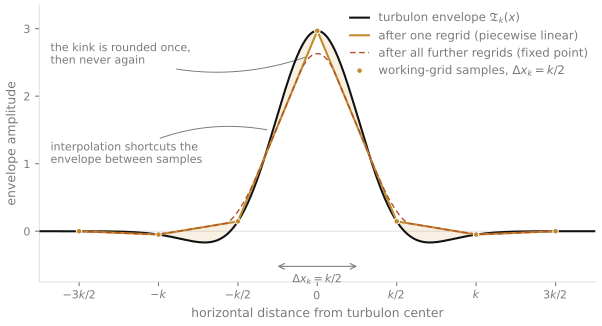

Here is the Python script that generated this plot:
"""S2 — why the regrid loss is committed once, at the first interpolation.

Supplement S1, "Working grids": a class deposits its turbulons on its own
working grid (Delta x_k = k/2, Nyquist at the class scale) and the field
is then trilinearly interpolated down the remaining chain of grids. The
figure shows why the resulting amplitude loss is a ONE-TIME factor rather
than something that accumulates:

  - the continuum envelope (what the deposit means);
  - its samples at Delta x_k = k/2 (what the working grid holds);
  - the piecewise-linear interpolant through those samples.

The interpolant is the chord polygon through the k/2 samples. Every later
regrid linearly interpolates a function that is ALREADY piecewise linear,
which reproduces it exactly wherever the new nodes fall inside an old
segment. So the chord polygon --- not the envelope --- is what the rest of
the cascade carries, and refining the grid does not walk back toward the
envelope. The dashed curve is the interpolant after four further dyadic
regrids; it lies on the one-regrid polygon to within the line width, the
residual drift coming only from the corner-aligned (align_corners=True)
resampling, which does not exactly nest n -> 2n.

Envelope and leading constant are identical to s1_working_grid_resolution:
the paper's 3D Mexican hat (Apxeq:turbulon shape) cut along a line through
the center,
    T(x) = (A - rho) exp(-rho / 2),  rho = (x / sigma)^2,  sigma = k / pi
with A = A_opt the discrete admissibility correction that
steam.simulate._turbulon_envelope applies (A_opt = 2.9678 at s = 1).

NOTE, as in S1: this is a center-line CUT of a 3D function and is strongly
mean-positive even though the 3D kernel sums to zero. Do not read the panel
as a mean.
"""
import numpy as np
import matplotlib
matplotlib.use('Agg')
import matplotlib.pyplot as plt
from turblib import INK, RULE, LABEL, PALETTE, save

EXACT = INK                 # continuum envelope
COARSE = PALETTE['h']       # ochre — the k/2 samples and their interpolant
LATE = PALETTE['T']         # sienna — after the rest of the regrid chain
HALF_WIDTH = 1.75           # x range, in units of k
SIGMA = 1.0 / np.pi         # k = 1 throughout
N_LATE = 4                  # further dyadic regrids for the dashed curve


def leading_constant(sparsity, support=5.0):
    """A_opt for the 3D kernel at this sparsity — see s1 module docstring."""
    spacing = 1.0 / (2.0 * sparsity)
    half = int(np.ceil(support / spacing))
    axis = np.arange(-half, half + 1) * spacing
    X, Y, Z = np.meshgrid(axis, axis, axis, indexing='ij')
    rho = (X**2 + Y**2 + Z**2) / SIGMA**2
    weight = np.exp(-rho / 2.0)
    return float((rho * weight).sum() / weight.sum())


A_OPT = leading_constant(1)


def envelope_1d(x, leading=A_OPT):
    """Center-line cut of the 3D Mexican hat with leading constant A."""
    rho = (x / SIGMA) ** 2
    return (leading - rho) * np.exp(-rho / 2.0)


def regrid(values, n_target):
    """One corner-aligned linear regrid, the 1D form of zoom_trilinear.

    torch's align_corners=True maps sample j of n_target onto position
    j*(n_src-1)/(n_target-1) in source index units: endpoints coincide,
    interior nodes do NOT nest under n -> 2n.
    """
    n_src = len(values)
    src = np.arange(n_src, dtype=float)
    dst = np.linspace(0.0, n_src - 1.0, n_target)
    return np.interp(dst, src, values)


# --- the working grid: cell centers at x_m = m * dx, dx = k/2 (s_x = 1) ---
dx = 0.5
m_max = int(np.floor(HALF_WIDTH / dx))
x_cells = np.arange(-m_max, m_max + 1) * dx
t_cells = envelope_1d(x_cells)

# --- one regrid, then the rest of the chain ---
x_fine = np.linspace(-HALF_WIDTH, HALF_WIDTH, 2001)
n1 = 2 * len(x_cells) - 1
x1 = np.linspace(x_cells[0], x_cells[-1], n1)
t1 = regrid(t_cells, n1)

t_late, n_late = t1, n1
for _ in range(N_LATE):
    n_late = 2 * n_late
    t_late = regrid(t_late, n_late)
x_late = np.linspace(x_cells[0], x_cells[-1], n_late)

fig, ax = plt.subplots(figsize=(7.2, 3.6))

ax.plot(x_fine, envelope_1d(x_fine), color=EXACT, lw=1.5, zorder=4,
        label='turbulon envelope $\\mathfrak{T}_k(x)$')

# the chord polygon: draw it as the piecewise-linear function it is
ax.plot(x_cells, t_cells, color=COARSE, lw=1.5, zorder=5,
        label='after one regrid (piecewise linear)')
ax.fill_between(x_cells, envelope_1d(x_cells) * 0 + t_cells,
                envelope_1d(x_cells), color=COARSE, alpha=0.0, lw=0)
# shaded gap between envelope and chord polygon = the one-time loss
chord_on_fine = np.interp(x_fine, x_cells, t_cells)
ax.fill_between(x_fine, chord_on_fine, envelope_1d(x_fine), color=COARSE,
                alpha=0.13, lw=0, zorder=1)

ax.plot(x_late, t_late, color=LATE, lw=1.0, ls=(0, (4, 2.5)), zorder=6,
        label='after all further regrids (fixed point)')

ax.plot(x_cells, t_cells, 'o', ms=4.0, color=COARSE, mec='white', mew=0.7,
        zorder=7, label='working-grid samples, $\\Delta x_k = k/2$')

ax.axhline(0, color=RULE, lw=0.8, zorder=0)

# cell-width dimension marker
y_dim = -0.52
ax.annotate('', xy=(-dx / 2, y_dim), xytext=(dx / 2, y_dim),
            arrowprops=dict(arrowstyle='<->', color=LABEL, lw=0.8,
                            shrinkA=0, shrinkB=0))
ax.text(0.0, y_dim - 0.11, '$\\Delta x_k = k/2$', color=LABEL, fontsize=8,
        ha='center', va='top')

# the one-time loss: the chord polygon shortcuts the envelope between
# samples, and the second regrid shortcuts the polygon's own kinks. From
# the third regrid on the field is a fixed point of the operator.
ax.annotate('the kink is rounded once,\nthen never again',
            xy=(-0.06, t_late.max() - 0.04), xytext=(-1.68, 2.62),
            color=LABEL, fontsize=8, ha='left', va='center',
            arrowprops=dict(arrowstyle='-', color=LABEL, lw=0.7,
                            connectionstyle='arc3,rad=0.18'))
ax.annotate('interpolation shortcuts the\nenvelope between samples',
            xy=(-0.30, np.interp(-0.30, x_fine, chord_on_fine) + 0.22),
            xytext=(-1.68, 1.15), color=LABEL, fontsize=8, ha='left',
            va='center',
            arrowprops=dict(arrowstyle='-', color=LABEL, lw=0.7,
                            connectionstyle='arc3,rad=-0.18'))

ax.set_xlim(-HALF_WIDTH, HALF_WIDTH)
ax.set_ylim(-0.75, 3.35)
ax.set_xticks([-1.5, -1.0, -0.5, 0.0, 0.5, 1.0, 1.5])
ax.set_xticklabels(['$-3k/2$', '$-k$', '$-k/2$', '$0$', '$k/2$', '$k$',
                    '$3k/2$'])
ax.set_yticks([0, 1, 2, 3])
ax.set_ylabel('envelope amplitude')
ax.set_xlabel('horizontal distance from turbulon center')

ax.tick_params(colors=LABEL, labelsize=8, length=3, width=0.8)
ax.xaxis.label.set_color(LABEL)
ax.yaxis.label.set_color(LABEL)
ax.xaxis.label.set_fontsize(9)
ax.yaxis.label.set_fontsize(9)
for side in ('top', 'right'):
    ax.spines[side].set_visible(False)
for side in ('left', 'bottom'):
    ax.spines[side].set_color(RULE)
    ax.spines[side].set_linewidth(0.8)

leg = ax.legend(frameon=False, fontsize=8.5, loc='upper right',
                handlelength=1.6, borderaxespad=0.2)
for text in leg.get_texts():
    text.set_color(LABEL)

fig.savefig('s2_interpolation_retention_hires.png', dpi=300,
            bbox_inches='tight', pad_inches=0.05, transparent=True)
save(fig, 's2_interpolation_retention')

drift = np.max(np.abs(t_late - np.interp(x_late, x_cells, t_cells)))
print(f'done  (A_opt = {A_OPT:.6f}, max drift after {N_LATE} further '
      f'regrids = {drift:.4f})')
